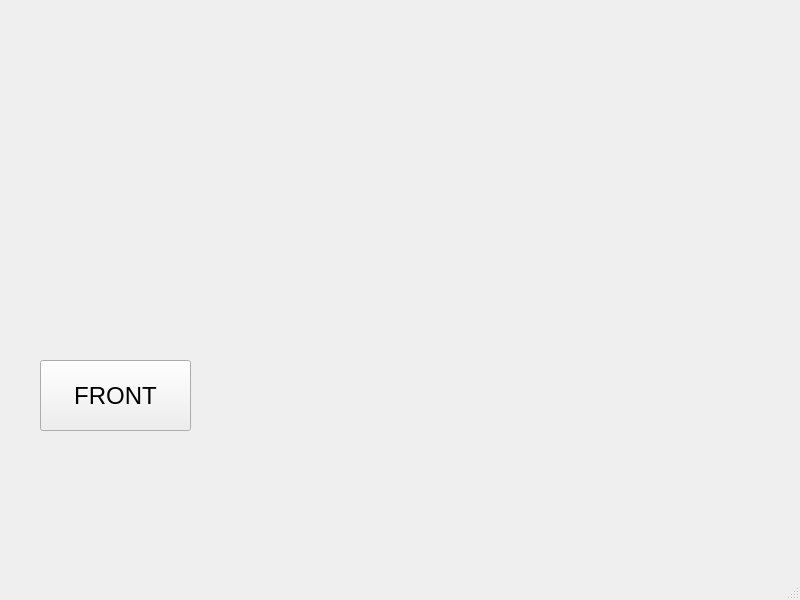
<?xml version="1.0" encoding="UTF-8"?>
<ui version="4.0">
 <class>NextWinThree</class>
 <widget class="QMainWindow" name="NextWinThree">
  <property name="geometry">
   <rect>
    <x>0</x>
    <y>0</y>
    <width>800</width>
    <height>600</height>
   </rect>
  </property>
  <property name="windowTitle">
   <string>MainWindow</string>
  </property>
  <property name="styleSheet">
   <string notr="true">QMainWindow{border-image: url(:/pic/2.jpeg);}</string>
  </property>
  <widget class="QWidget" name="centralwidget">
   <widget class="QPushButton" name="FRONT">
    <property name="geometry">
     <rect>
      <x>40</x>
      <y>360</y>
      <width>151</width>
      <height>71</height>
     </rect>
    </property>
    <property name="font">
     <font>
      <pointsize>18</pointsize>
     </font>
    </property>
    <property name="text">
     <string>FRONT</string>
    </property>
   </widget>
  </widget>
  <widget class="QMenuBar" name="menubar">
   <property name="geometry">
    <rect>
     <x>0</x>
     <y>0</y>
     <width>800</width>
     <height>28</height>
    </rect>
   </property>
  </widget>
  <widget class="QStatusBar" name="statusbar"/>
 </widget>
 <resources/>
 <connections/>
</ui>
